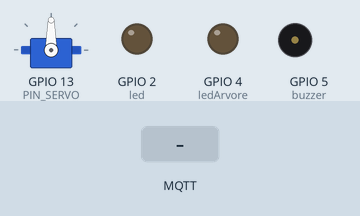
This sketch was run on a simulated ESP32. Shown: servo, output pins drawn as LEDs (lit = HIGH), buzzer (waves = sounding, pin HIGH). Inputs (shaded band) come from the test bench. WiFi joins after 1.5 s; servers stay silent unless stated; no MQTT or app messages arrive unless stated; what the sketch prints to the serial monitor is not drawn.

Above: at 2.7 s.
2.8 s: MQTT message "arvoreOn" arrives on the first subscribed topic
At 4.8 s:
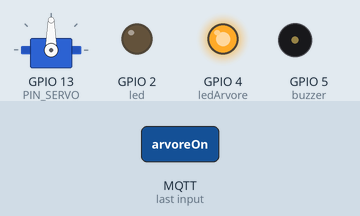
5.8 s: MQTT message "Fechaportao" arrives on the first subscribed topic
At 8.4 s:
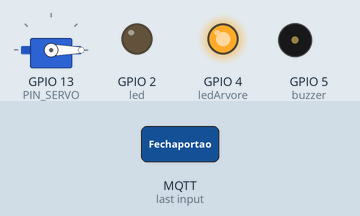
8.8 s: MQTT message "arvoreOff" arrives on the first subscribed topic
At 11.5 s:
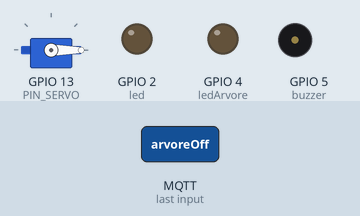
11.8 s: MQTT message "Abreportao" arrives on the first subscribed topic
At 14.1 s:
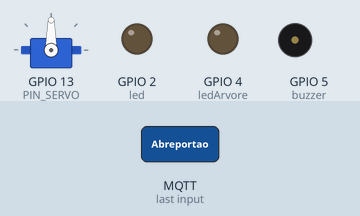
Timing chart, 0 to 15.6 s (numbered marks = the images above; inputs shaded):
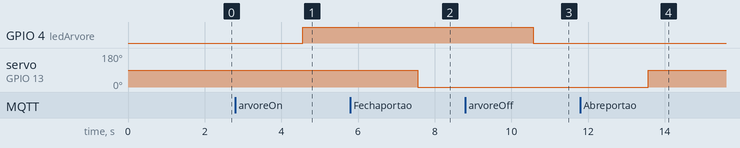

Measured:
- after the input at 2.8 s, GPIO 4 (ledArvore): LOW → HIGH after 1.8 s
- after the input at 5.8 s, servo on GPIO 13 (PIN_SERVO): 90° → 0° after 1.8 s
- after the input at 8.8 s, GPIO 4 (ledArvore): HIGH → LOW after 1.8 s
- after the input at 11.8 s, servo on GPIO 13 (PIN_SERVO): 0° → 90° after 1.8 s

The sketch:

mqtt.ino
```cpp
#include <WiFi.h>
#include <PubSubClient.h>
#include <ESP32Servo.h>

#define PIN_SERVO 13
Servo myservo;
const int led = 2;
const int ledArvore = 4;
const int buzzer = 5;
const int pinoPIR = 27;

int state = 0;

const char* ssid = "iPhone de Adauto";
const char* password = "conectaai";
const char* mqtt_server = "broker.hivemq.com";


String my_payload;
String my_topic;

WiFiClient adauto; // Cliente de Rede WiFi
PubSubClient client(adauto); // Cria uma instancia de um cliente MQTT

void setup_wifi(){
  delay(10);
  Serial.print("Conectando com... ");
  Serial.println(ssid);
  WiFi.mode(WIFI_STA);
  WiFi.begin(ssid, password);

  while(WiFi.status() != WL_CONNECTED){
    delay(500);
    Serial.print(".");
  }
  Serial.println("WiFi connectado");
  Serial.println("IP Address: ");
  Serial.println(WiFi.localIP());
}

void callback(char* topic, byte* payload, unsigned int length){
  String conc_payload;
  for (int i = 0; i < length; i++){
    conc_payload += ((char)payload[i]);
  }
  my_topic = topic;
  my_payload = conc_payload;
}

void reconnect(){
  while(!client.connected()){
    Serial.print("MQTT Conectando...");

    if(client.connect("adauto")){
      Serial.println("connectado");
      client.subscribe("PDARECEBE");
    } else {
      Serial.print("Conexão falhada, rc=");
      Serial.print(client.state());
      Serial.println("Tentando novamente em 5seg...");
      delay(5000);
    }
  }
}

void setup() {
  Serial.begin(9600);
  setup_wifi();
  client.setServer(mqtt_server, 1883);
  client.setCallback(callback);

  myservo.attach(PIN_SERVO);
  pinMode(led, OUTPUT);
  pinMode(buzzer, OUTPUT);
  pinMode(pinoPIR, INPUT);
  pinMode(ledArvore, OUTPUT);
}

void abrirPortao(){
  myservo.write(0);
  myservo.write(90);
}

void fecharPortao(){
  myservo.write(90);
  myservo.write(0);
}

void Controle(){
 if(my_payload == "Abreportao"){
  abrirPortao();
 }
 if(my_payload == "Fechaportao"){
  fecharPortao();
 }
 if(my_payload == "Ligaalarme"){
  state = digitalRead(pinoPIR);
  if(state == 1){
    digitalWrite(led, HIGH);
    tone(buzzer, HIGH);
    delay(5000);
  } else {
    tone(buzzer, LOW);
    digitalWrite(led, LOW);
  }
 }
 if(my_payload == "Desligaalarme"){
  digitalWrite(led, LOW);
  tone(buzzer, LOW);
 }
 if(my_payload == "arvoreOn"){
  digitalWrite(ledArvore, HIGH);
  Serial.println("opa, arvore?");
 }
 if(my_payload == "arvoreOff"){
  digitalWrite(ledArvore, LOW);
 }
}

void loop() {
  reconnect();
  Controle();
  client.loop();
  delay(1000);
}
```
